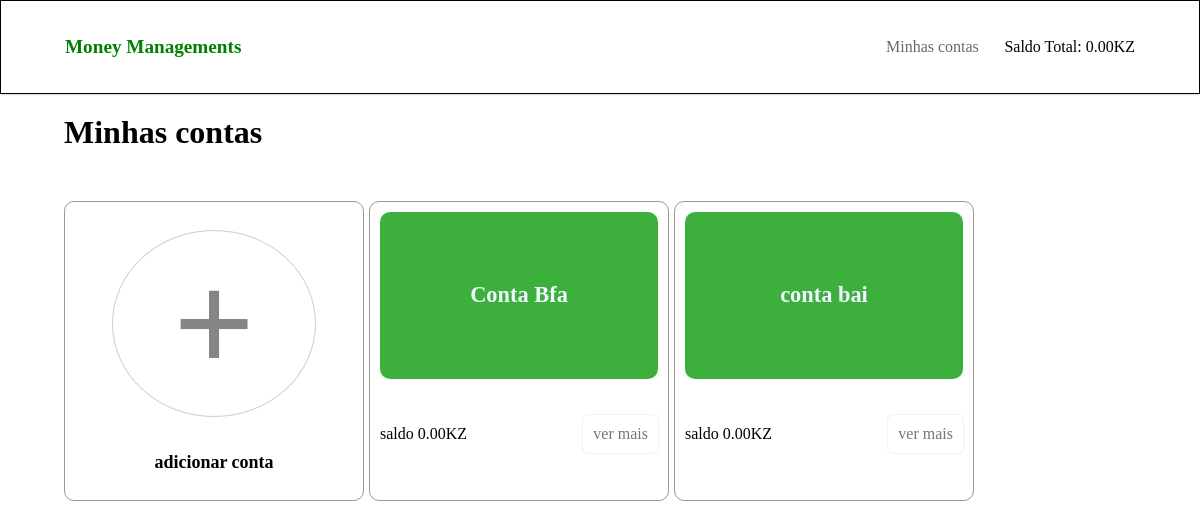
/contas/, run on an earlier commit of the app's database.
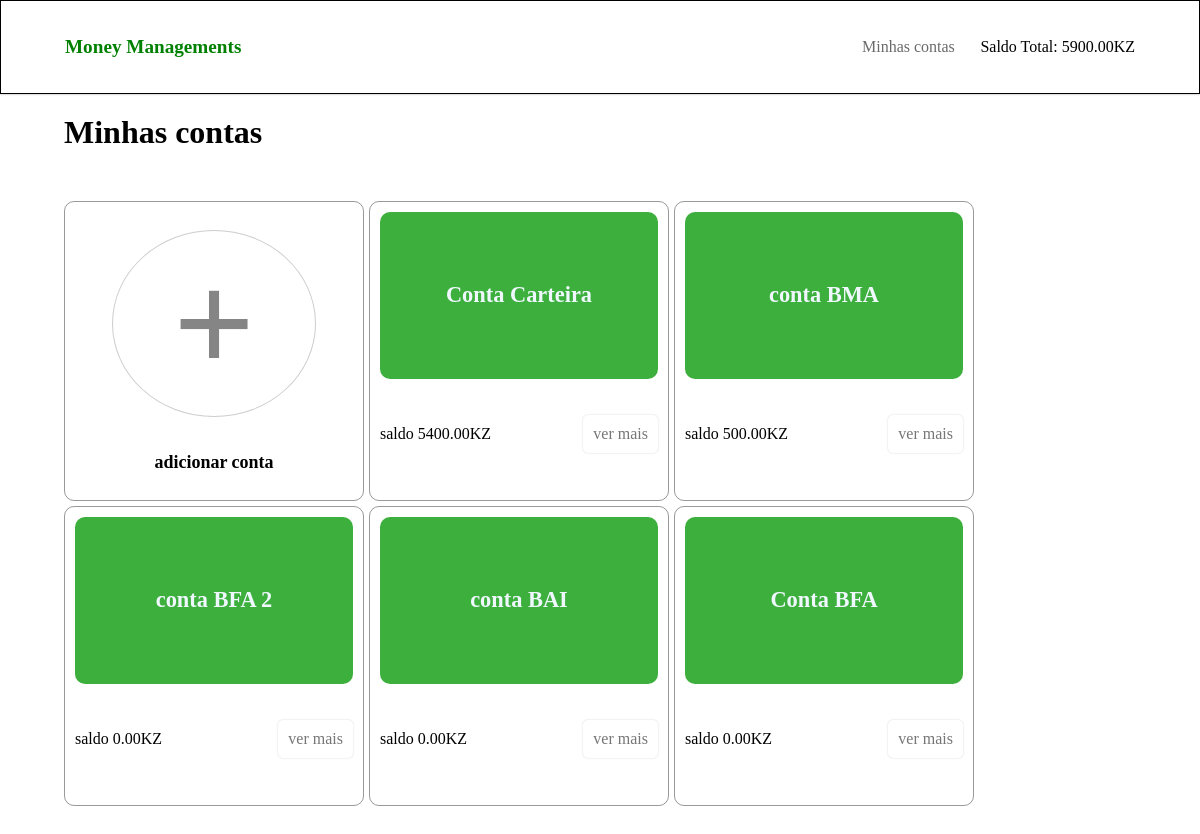
And on a later commit of the database.
### money_managements/models.py (models this page shows, shortened)
class Conta(models.Model):
    conta = models.CharField(max_length=100, null=True)
    descricao = models.CharField(max_length=500)
    saldo = models.DecimalField(max_digits=10, decimal_places=2)

### money_managements/views.py (the view)
# urls.py: path('contas/', views.contas, name='contas'),
def contas(request):
    contas = Conta.objects.all()
    dados = { 'contas' : contas }
    return render(request, 'm_mg/contas.html', dados)

### money_managements/context_processors.py (called while the page is built)
def dados_globais(request):
    saldo_geral = Saldo_geral()
    contas = Conta.objects.all()
    saldo = 0
    for conta in contas:
        saldo += conta.saldo
    saldo_geral.saldo_geral = saldo
    dados = { 'saldo_geral' : str(saldo_geral) +'KZ' }
    return dados

### money_managements/models.py (called while the page is built)
    def __str__(self):
        return str(self.saldo_geral)

### money_managements/templates/m_mg/contas.html
{% extends 'm_mg/base.html' %}
{% block conteudo %}
    <main class="meus_orcamentos">
        <h1>Minhas contas</h1>
        <div class="contas">
            <div class="add_">
                <a href="{% url 'nova_conta' %}">+</a>
                <div class="conta_nome"><span>adicionar conta</span></div>
            </div>
            {% for conta in contas %}
                <div class="conta">
                    <div class="conta_nome"><span>{{ conta.conta  }}</span></div>
                    <div class="detalhes">
                        <span>saldo {{ conta.saldo }}KZ</span>
                        <a href="{% url 'conta' conta.id %}">ver mais</a>
                    </div>
                </div>
            {% empty %}
                <p>Sem nenhuma conta criada no momento</p>
            {% endfor %}
        </div>
    </main>
{% endblock %}

What changed in the data, as far as the page shows it:
changed Conta: conta "Conta Bfa" → "Conta Carteira"; saldo "0.00" → "5400.00"
changed Conta: conta "conta bai" → "conta BMA"; saldo "0.00" → "500.00"
added Conta: conta "conta BFA 2", saldo "0.00"
added Conta: conta "conta BAI", saldo "0.00"
added Conta: conta "Conta BFA", saldo "0.00"
Also different on the page:
{{ saldo_geral }}: "0.00KZ" → "5900.00KZ"
